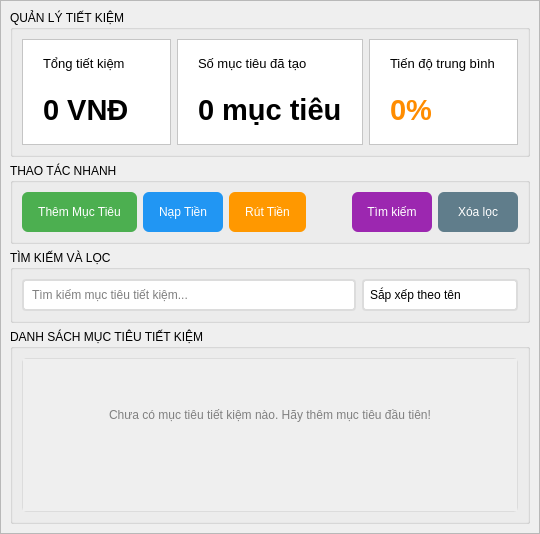
    <widget class="QWidget" name="Saving_2">
     <property name="sizePolicy">
      <sizepolicy hsizetype="Expanding" vsizetype="Expanding">
       <horstretch>0</horstretch>
       <verstretch>0</verstretch>
      </sizepolicy>
     </property>
     <layout class="QGridLayout" name="gridLayout_saving">
      <property name="leftMargin">
       <number>0</number>
      </property>
      <property name="topMargin">
       <number>0</number>
      </property>
      <property name="rightMargin">
       <number>0</number>
      </property>
      <property name="bottomMargin">
       <number>0</number>
      </property>
      <item row="0" column="0">
       <widget class="QFrame" name="savingMainFrame">
        <property name="frameShape">
         <enum>QFrame::Shape::StyledPanel</enum>
        </property>
        <property name="frameShadow">
         <enum>QFrame::Shadow::Raised</enum>
        </property>
        <layout class="QVBoxLayout" name="savingVerticalLayout">
         <item>
          <widget class="QGroupBox" name="savingStatsGroup">
           <property name="sizePolicy">
            <sizepolicy hsizetype="Preferred" vsizetype="Preferred">
             <horstretch>0</horstretch>
             <verstretch>0</verstretch>
            </sizepolicy>
           </property>
           <property name="minimumSize">
            <size>
             <width>0</width>
             <height>0</height>
            </size>
           </property>
           <property name="maximumSize">
            <size>
             <width>16777215</width>
             <height>200</height>
            </size>
           </property>
           <property name="styleSheet">
            <string notr="true">font: 900 12pt &quot;Segoe UI&quot;;</string>
           </property>
           <property name="title">
            <string>QUẢN LÝ TIẾT KIỆM</string>
           </property>
           <layout class="QHBoxLayout" name="savingStatsLayout">
            <item>
             <widget class="QFrame" name="totalSavingFrame">
              <property name="styleSheet">
               <string notr="true">background-color: rgb(255, 255, 255);</string>
              </property>
              <property name="frameShape">
               <enum>QFrame::Shape::StyledPanel</enum>
              </property>
              <property name="frameShadow">
               <enum>QFrame::Shadow::Raised</enum>
              </property>
              <layout class="QVBoxLayout" name="totalSavingLayout">
               <property name="leftMargin">
                <number>20</number>
               </property>
               <property name="rightMargin">
                <number>20</number>
               </property>
               <item>
                <widget class="QLabel" name="totalSavingTitle">
                 <property name="sizePolicy">
                  <sizepolicy hsizetype="Preferred" vsizetype="Maximum">
                   <horstretch>0</horstretch>
                   <verstretch>0</verstretch>
                  </sizepolicy>
                 </property>
                 <property name="minimumSize">
                  <size>
                   <width>0</width>
                   <height>30</height>
                  </size>
                 </property>
                 <property name="text">
                  <string>&lt;html&gt;&lt;head/&gt;&lt;body&gt;&lt;p&gt;&lt;span style=&quot; font-size:10pt;&quot;&gt;Tổng tiết kiệm&lt;/span&gt;&lt;/p&gt;&lt;/body&gt;&lt;/html&gt;</string>
                 </property>
                 <property name="alignment">
                  <set>Qt::AlignmentFlag::AlignLeading|Qt::AlignmentFlag::AlignLeft|Qt::AlignmentFlag::AlignVCenter</set>
                 </property>
                </widget>
               </item>
               <item>
                <widget class="QLabel" name="totalSavingAmount">
                 <property name="sizePolicy">
                  <sizepolicy hsizetype="Preferred" vsizetype="Maximum">
                   <horstretch>0</horstretch>
                   <verstretch>0</verstretch>
                  </sizepolicy>
                 </property>
                 <property name="minimumSize">
                  <size>
                   <width>0</width>
                   <height>50</height>
                  </size>
                 </property>
                 <property name="text">
                  <string>&lt;html&gt;&lt;head/&gt;&lt;body&gt;&lt;p&gt;&lt;span style=&quot; font-size:22pt; font-weight:700;&quot;&gt;0 VNĐ&lt;/span&gt;&lt;/p&gt;&lt;/body&gt;&lt;/html&gt;</string>
                 </property>
                 <property name="alignment">
                  <set>Qt::AlignmentFlag::AlignLeading|Qt::AlignmentFlag::AlignLeft|Qt::AlignmentFlag::AlignVCenter</set>
                 </property>
                </widget>
               </item>
              </layout>
             </widget>
            </item>
            <item>
             <widget class="QFrame" name="goalsCountFrame">
              <property name="styleSheet">
               <string notr="true">background-color: rgb(255, 255, 255);</string>
              </property>
              <property name="frameShape">
               <enum>QFrame::Shape::StyledPanel</enum>
              </property>
              <property name="frameShadow">
               <enum>QFrame::Shadow::Raised</enum>
              </property>
              <layout class="QVBoxLayout" name="goalsCountLayout">
               <property name="leftMargin">
                <number>20</number>
               </property>
               <property name="rightMargin">
                <number>20</number>
               </property>
               <item>
                <widget class="QLabel" name="goalsCountTitle">
                 <property name="sizePolicy">
                  <sizepolicy hsizetype="Preferred" vsizetype="Maximum">
                   <horstretch>0</horstretch>
                   <verstretch>0</verstretch>
                  </sizepolicy>
                 </property>
                 <property name="minimumSize">
                  <size>
                   <width>0</width>
                   <height>30</height>
                  </size>
                 </property>
                 <property name="text">
                  <string>&lt;html&gt;&lt;head/&gt;&lt;body&gt;&lt;p&gt;&lt;span style=&quot; font-size:10pt;&quot;&gt;Số mục tiêu đã tạo&lt;/span&gt;&lt;/p&gt;&lt;/body&gt;&lt;/html&gt;</string>
                 </property>
                 <property name="alignment">
                  <set>Qt::AlignmentFlag::AlignLeading|Qt::AlignmentFlag::AlignLeft|Qt::AlignmentFlag::AlignVCenter</set>
                 </property>
                </widget>
               </item>
               <item>
                <widget class="QLabel" name="goalsCountNumber">
                 <property name="sizePolicy">
                  <sizepolicy hsizetype="Preferred" vsizetype="Maximum">
                   <horstretch>0</horstretch>
                   <verstretch>0</verstretch>
                  </sizepolicy>
                 </property>
                 <property name="minimumSize">
                  <size>
                   <width>0</width>
                   <height>50</height>
                  </size>
                 </property>
                 <property name="text">
                  <string>&lt;html&gt;&lt;head/&gt;&lt;body&gt;&lt;p&gt;&lt;span style=&quot; font-size:22pt; font-weight:700;&quot;&gt;0 mục tiêu&lt;/span&gt;&lt;/p&gt;&lt;/body&gt;&lt;/html&gt;</string>
                 </property>
                 <property name="alignment">
                  <set>Qt::AlignmentFlag::AlignLeading|Qt::AlignmentFlag::AlignLeft|Qt::AlignmentFlag::AlignVCenter</set>
                 </property>
                </widget>
               </item>
              </layout>
             </widget>
            </item>
            <item>
             <widget class="QFrame" name="progressFrame">
              <property name="styleSheet">
               <string notr="true">background-color: rgb(255, 255, 255);</string>
              </property>
              <property name="frameShape">
               <enum>QFrame::Shape::StyledPanel</enum>
              </property>
              <property name="frameShadow">
               <enum>QFrame::Shadow::Raised</enum>
              </property>
              <layout class="QVBoxLayout" name="progressLayout">
               <property name="leftMargin">
                <number>20</number>
               </property>
               <property name="rightMargin">
                <number>20</number>
               </property>
               <item>
                <widget class="QLabel" name="progressTitle">
                 <property name="sizePolicy">
                  <sizepolicy hsizetype="Preferred" vsizetype="Maximum">
                   <horstretch>0</horstretch>
                   <verstretch>0</verstretch>
                  </sizepolicy>
                 </property>
                 <property name="minimumSize">
                  <size>
                   <width>0</width>
                   <height>30</height>
                  </size>
                 </property>
                 <property name="text">
                  <string>&lt;html&gt;&lt;head/&gt;&lt;body&gt;&lt;p&gt;&lt;span style=&quot; font-size:10pt;&quot;&gt;Tiến độ trung bình&lt;/span&gt;&lt;/p&gt;&lt;/body&gt;&lt;/html&gt;</string>
                 </property>
                 <property name="alignment">
                  <set>Qt::AlignmentFlag::AlignLeading|Qt::AlignmentFlag::AlignLeft|Qt::AlignmentFlag::AlignVCenter</set>
                 </property>
                </widget>
               </item>
               <item>
                <widget class="QLabel" name="progressPercent">
                 <property name="sizePolicy">
                  <sizepolicy hsizetype="Preferred" vsizetype="Maximum">
                   <horstretch>0</horstretch>
                   <verstretch>0</verstretch>
                  </sizepolicy>
                 </property>
                 <property name="minimumSize">
                  <size>
                   <width>0</width>
                   <height>50</height>
                  </size>
                 </property>
                 <property name="text">
                  <string>&lt;html&gt;&lt;head/&gt;&lt;body&gt;&lt;p&gt;&lt;span style=&quot; font-size:22pt; font-weight:700; color:#FF8C00;&quot;&gt;0%&lt;/span&gt;&lt;/p&gt;&lt;/body&gt;&lt;/html&gt;</string>
                 </property>
                 <property name="alignment">
                  <set>Qt::AlignmentFlag::AlignLeading|Qt::AlignmentFlag::AlignLeft|Qt::AlignmentFlag::AlignVCenter</set>
                 </property>
                </widget>
               </item>
              </layout>
             </widget>
            </item>
           </layout>
          </widget>
         </item>
         <item>
          <widget class="QGroupBox" name="savingActionsGroup">
           <property name="maximumSize">
            <size>
             <width>16777215</width>
             <height>100</height>
            </size>
           </property>
           <property name="styleSheet">
            <string notr="true">font: 900 12pt &quot;Segoe UI&quot;;</string>
           </property>
           <property name="title">
            <string>THAO TÁC NHANH</string>
           </property>
           <layout class="QHBoxLayout" name="savingActionsLayout">
            <item>
             <widget class="QPushButton" name="addSavingGoalBtn">
              <property name="minimumSize">
               <size>
                <width>0</width>
                <height>40</height>
               </size>
              </property>
              <property name="styleSheet">
               <string notr="true">QPushButton {
	background-color: rgb(76, 175, 80);
	color: white;
	border: none;
	padding: 8px 16px;
	border-radius: 6px;
	font: 600 11pt &quot;Segoe UI&quot;;
}
QPushButton:hover {
	background-color: rgb(56, 142, 60);
}
QPushButton:pressed {
	background-color: rgb(46, 125, 50);
}</string>
              </property>
              <property name="text">
               <string>Thêm Mục Tiêu</string>
              </property>
             </widget>
            </item>
            <item>
             <widget class="QPushButton" name="depositBtn">
              <property name="minimumSize">
               <size>
                <width>0</width>
                <height>40</height>
               </size>
              </property>
              <property name="styleSheet">
               <string notr="true">QPushButton {
	background-color: rgb(33, 150, 243);
	color: white;
	border: none;
	padding: 8px 16px;
	border-radius: 6px;
	font: 600 11pt &quot;Segoe UI&quot;;
}
QPushButton:hover {
	background-color: rgb(30, 136, 229);
}
QPushButton:pressed {
	background-color: rgb(25, 118, 210);
}</string>
              </property>
              <property name="text">
               <string>Nạp Tiền</string>
              </property>
             </widget>
            </item>
            <item>
             <widget class="QPushButton" name="withdrawBtn">
              <property name="minimumSize">
               <size>
                <width>0</width>
                <height>40</height>
               </size>
              </property>
              <property name="styleSheet">
               <string notr="true">QPushButton {
	background-color: rgb(255, 152, 0);
	color: white;
	border: none;
	padding: 8px 16px;
	border-radius: 6px;
	font: 600 11pt &quot;Segoe UI&quot;;
}
QPushButton:hover {
	background-color: rgb(245, 124, 0);
}
QPushButton:pressed {
	background-color: rgb(230, 81, 0);
}</string>
              </property>
              <property name="text">
               <string>Rút Tiền</string>
              </property>
             </widget>
            </item>
            <item>
             <spacer name="actionsSpacer">
              <property name="orientation">
               <enum>Qt::Orientation::Horizontal</enum>
              </property>
              <property name="sizeHint" stdset="0">
               <size>
                <width>40</width>
                <height>20</height>
               </size>
              </property>
             </spacer>
            </item>
            <item>
             <widget class="QPushButton" name="savingSearchButton">
              <property name="minimumSize">
               <size>
                <width>80</width>
                <height>40</height>
               </size>
              </property>
              <property name="maximumSize">
               <size>
                <width>80</width>
                <height>16777215</height>
               </size>
              </property>
              <property name="styleSheet">
               <string notr="true">QPushButton {
	background-color: rgb(156, 39, 176);
	color: white;
	border: none;
	border-radius: 6px;
	font: 600 11pt &quot;Segoe UI&quot;;
}
QPushButton:hover {
	background-color: rgb(142, 36, 170);
}</string>
              </property>
              <property name="text">
               <string>Tìm kiếm</string>
              </property>
             </widget>
            </item>
            <item>
             <widget class="QPushButton" name="savingClearButton">
              <property name="minimumSize">
               <size>
                <width>80</width>
                <height>40</height>
               </size>
              </property>
              <property name="maximumSize">
               <size>
                <width>80</width>
                <height>16777215</height>
               </size>
              </property>
              <property name="styleSheet">
               <string notr="true">QPushButton {
	background-color: rgb(96, 125, 139);
	color: white;
	border: none;
	border-radius: 6px;
	font: 600 11pt &quot;Segoe UI&quot;;
}
QPushButton:hover {
	background-color: rgb(84, 110, 122);
}</string>
              </property>
              <property name="text">
               <string>Xóa lọc</string>
              </property>
             </widget>
            </item>
           </layout>
          </widget>
         </item>
         <item>
          <widget class="QGroupBox" name="savingSearchGroup">
           <property name="maximumSize">
            <size>
             <width>16777215</width>
             <height>80</height>
            </size>
           </property>
           <property name="styleSheet">
            <string notr="true">font: 900 12pt &quot;Segoe UI&quot;;</string>
           </property>
           <property name="title">
            <string>TÌM KIẾM VÀ LỌC</string>
           </property>
           <layout class="QHBoxLayout" name="searchFilterLayout">
            <item>
             <widget class="QLineEdit" name="savingSearchInput">
              <property name="minimumSize">
               <size>
                <width>0</width>
                <height>30</height>
               </size>
              </property>
              <property name="styleSheet">
               <string notr="true">QLineEdit {
	border: 2px solid rgb(220, 220, 220);
	border-radius: 4px;
	padding: 6px;
	font: 11pt &quot;Segoe UI&quot;;
	background-color: rgb(255, 255, 255);
}
QLineEdit:focus {
	border: 2px solid rgb(76, 175, 80);
}</string>
              </property>
              <property name="placeholderText">
               <string>Tìm kiếm mục tiêu tiết kiệm...</string>
              </property>
             </widget>
            </item>
            <item>
             <widget class="QComboBox" name="savingSortCombo">
              <property name="minimumSize">
               <size>
                <width>150</width>
                <height>30</height>
               </size>
              </property>
              <property name="styleSheet">
               <string notr="true">QComboBox {
	border: 2px solid rgb(220, 220, 220);
	border-radius: 4px;
	padding: 6px;
	font: 11pt &quot;Segoe UI&quot;;
	background-color: rgb(255, 255, 255);
}
QComboBox:drop-down {
	border: none;
}
QComboBox::down-arrow {
	border: none;
}</string>
              </property>
              <item>
               <property name="text">
                <string>Sắp xếp theo tên</string>
               </property>
              </item>
              <item>
               <property name="text">
                <string>Sắp xếp theo số tiền</string>
               </property>
              </item>
              <item>
               <property name="text">
                <string>Sắp xếp theo tiến độ</string>
               </property>
              </item>
              <item>
               <property name="text">
                <string>Sắp xếp theo ngày tạo</string>
               </property>
              </item>
             </widget>
            </item>
           </layout>
          </widget>
         </item>
         <item>
          <widget class="QGroupBox" name="savingListGroup">
           <property name="styleSheet">
            <string notr="true">font: 900 12pt &quot;Segoe UI&quot;;</string>
           </property>
           <property name="title">
            <string>DANH SÁCH MỤC TIÊU TIẾT KIỆM</string>
           </property>
           <layout class="QVBoxLayout" name="savingListLayout">
            <item>
             <widget class="QScrollArea" name="savingList">
              <property name="sizePolicy">
               <sizepolicy hsizetype="Expanding" vsizetype="Expanding">
                <horstretch>0</horstretch>
                <verstretch>0</verstretch>
               </sizepolicy>
              </property>
              <property name="styleSheet">
               <string notr="true">QScrollArea {
	background-color: rgb(255, 255, 255);
	border: 1px solid rgb(220, 220, 220);
	border-radius: 4px;
}
QScrollBar:vertical {
	background-color: rgb(245, 245, 245);
	width: 10px;
	border-radius: 5px;
}
QScrollBar::handle:vertical {
	background-color: rgb(200, 200, 200);
	border-radius: 5px;
	min-height: 20px;
}
QScrollBar::handle:vertical:hover {
	background-color: rgb(170, 170, 170);
}</string>
              </property>
              <property name="widgetResizable">
               <bool>true</bool>
              </property>
              <widget class="QWidget" name="savingListContent">
               <property name="geometry">
                <rect>
                 <x>0</x>
                 <y>0</y>
                 <width>515</width>
                 <height>125</height>
                </rect>
               </property>
               <layout class="QVBoxLayout" name="savingListContentLayout">
                <item>
                 <widget class="QLabel" name="noGoalsLabel">
                  <property name="styleSheet">
                   <string notr="true">font: 12pt &quot;Segoe UI&quot;; color: rgb(128, 128, 128); padding: 40px;</string>
                  </property>
                  <property name="text">
                   <string>Chưa có mục tiêu tiết kiệm nào. Hãy thêm mục tiêu đầu tiên!</string>
                  </property>
                  <property name="alignment">
                   <set>Qt::AlignmentFlag::AlignCenter</set>
                  </property>
                 </widget>
                </item>
                <item>
                 <spacer name="savingListSpacer">
                  <property name="orientation">
                   <enum>Qt::Orientation::Vertical</enum>
                  </property>
                  <property name="sizeHint" stdset="0">
                   <size>
                    <width>20</width>
                    <height>40</height>
                   </size>
                  </property>
                 </spacer>
                </item>
               </layout>
              </widget>
             </widget>
            </item>
           </layout>
          </widget>
         </item>
        </layout>
       </widget>
      </item>
     </layout>
    </widget>
